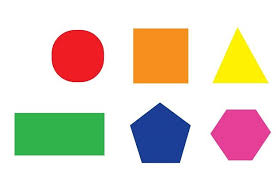
#> input picture image_prosessing/first_assignment/download.jpeg, 276 x 183 px, given in place of download.jpg, which was not available
$ python thresholding.py
#> lines starting #> are read from the running program, lines starting #| are printed output that depends on the picture; after the words box and inside, x2 and y2 are one past the last pixel; in counts of white or black regions, pixels touching at a corner belong together; pictures that were not available may be replaced by others from this repository, and a replacement may not be noted
# -*- coding: utf-8 -*-
"""
Created on Sun Mar 10 19:27:56 2019

@author: nasrin moshayedi
"""

import cv2

filename = "download.jpg"
k = 5
t = 156 #find it by test

#read and display original image
img = cv2.imread(filename)
#> img is the input picture: shape (183, 276, 3); mean B, G, R 199.6, 213.3, 224.6
cv2.namedWindow("original", cv2.WINDOW_NORMAL)
cv2.imshow("original", img)
#cv2.waitKey(0)

#blur and grayscale image
blur = cv2.cvtColor(img, cv2.COLOR_BGR2GRAY)
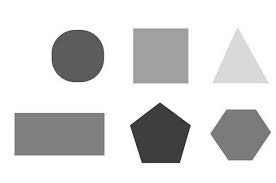
#> blur: shape (183, 276); min 21, max 255, mean 215.1
blur = cv2.GaussianBlur(blur, (k, k), 0)
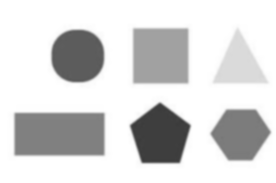
#> blur: shape (183, 276); min 58, max 255, mean 215.1

#perform inverse binary thresholding
(t, maskLayer) = cv2.threshold(blur, t , 5, cv2.THRESH_BINARY_INV)
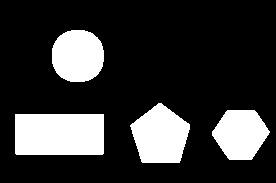
#> maskLayer: shape (183, 276); values 0 (black) and 5 (white), 20.9% white; 4 white regions, box (x1, y1, x2, y2) and area: (15, 114, 104, 155) 3647, (130, 103, 190, 163) 2567, (52, 30, 104, 82) 2234, (212, 110, 270, 160) 2109
#> t = 156

#make a mask
mask = cv2.merge([maskLayer, maskLayer, maskLayer])

cv2.namedWindow("mask", cv2.WINDOW_NORMAL)
cv2.imshow("mask", mask)
#cv2.waitKey(0)

sel = cv2.bitwise_and(img, mask)

cv2.namedWindow("shelected", cv2.WINDOW_NORMAL)
cv2.imshow("shelected", sel)
cv2.waitKey(0)
